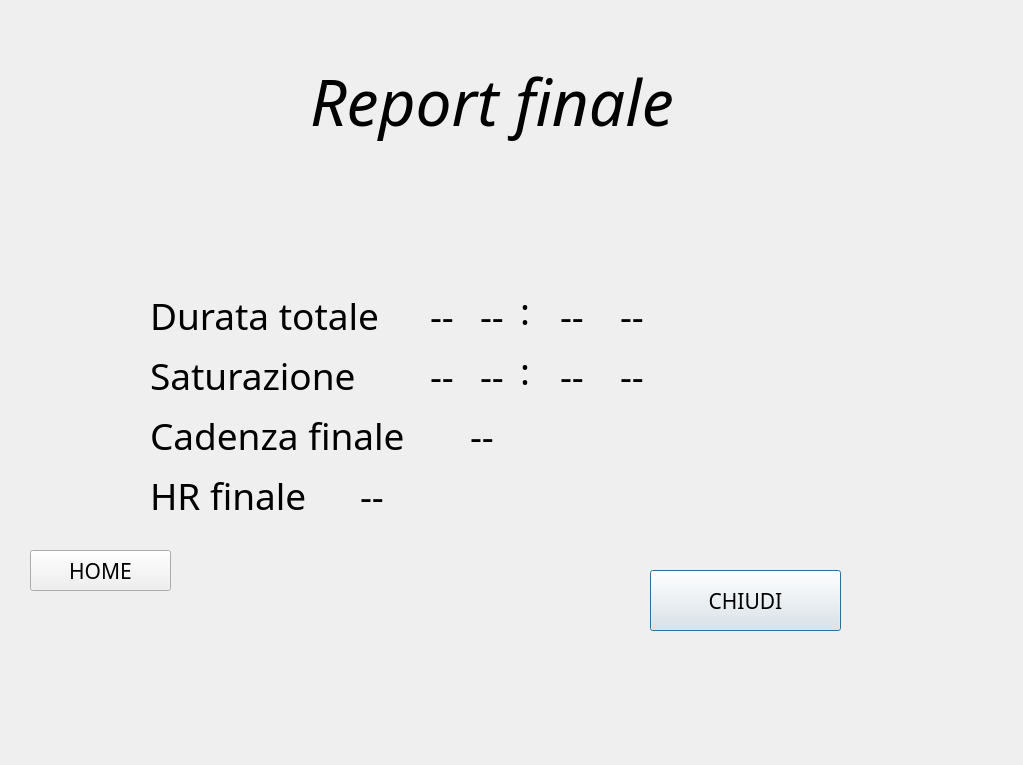
<?xml version="1.0" encoding="UTF-8"?>
<ui version="4.0">
 <class>Report</class>
 <widget class="QDialog" name="Report">
  <property name="geometry">
   <rect>
    <x>0</x>
    <y>0</y>
    <width>1023</width>
    <height>765</height>
   </rect>
  </property>
  <property name="windowTitle">
   <string>Dialog</string>
  </property>
  <widget class="QLabel" name="durationmin_d">
   <property name="geometry">
    <rect>
     <x>430</x>
     <y>280</y>
     <width>81</width>
     <height>71</height>
    </rect>
   </property>
   <property name="font">
    <font>
     <family>Droid Sans Fallback</family>
     <pointsize>28</pointsize>
    </font>
   </property>
   <property name="text">
    <string>--</string>
   </property>
  </widget>
  <widget class="QLabel" name="durationmin_u">
   <property name="geometry">
    <rect>
     <x>480</x>
     <y>280</y>
     <width>81</width>
     <height>71</height>
    </rect>
   </property>
   <property name="font">
    <font>
     <family>Droid Sans Fallback</family>
     <pointsize>28</pointsize>
    </font>
   </property>
   <property name="text">
    <string>--</string>
   </property>
  </widget>
  <widget class="QLabel" name="durationsec_d">
   <property name="geometry">
    <rect>
     <x>560</x>
     <y>280</y>
     <width>81</width>
     <height>71</height>
    </rect>
   </property>
   <property name="font">
    <font>
     <family>Droid Sans Fallback</family>
     <pointsize>28</pointsize>
    </font>
   </property>
   <property name="text">
    <string>--</string>
   </property>
  </widget>
  <widget class="QLabel" name="durationsec_u">
   <property name="geometry">
    <rect>
     <x>620</x>
     <y>280</y>
     <width>81</width>
     <height>71</height>
    </rect>
   </property>
   <property name="font">
    <font>
     <family>Droid Sans Fallback</family>
     <pointsize>28</pointsize>
    </font>
   </property>
   <property name="text">
    <string>--</string>
   </property>
  </widget>
  <widget class="QLabel" name="label_5_separatoredurata">
   <property name="geometry">
    <rect>
     <x>520</x>
     <y>280</y>
     <width>31</width>
     <height>61</height>
    </rect>
   </property>
   <property name="font">
    <font>
     <family>Droid Sans Fallback</family>
     <pointsize>28</pointsize>
    </font>
   </property>
   <property name="text">
    <string>:</string>
   </property>
  </widget>
  <widget class="QLabel" name="cadencefinal">
   <property name="geometry">
    <rect>
     <x>470</x>
     <y>400</y>
     <width>81</width>
     <height>71</height>
    </rect>
   </property>
   <property name="font">
    <font>
     <family>Droid Sans Fallback</family>
     <pointsize>28</pointsize>
    </font>
   </property>
   <property name="text">
    <string>--</string>
   </property>
  </widget>
  <widget class="QLabel" name="label_durata">
   <property name="geometry">
    <rect>
     <x>150</x>
     <y>280</y>
     <width>251</width>
     <height>71</height>
    </rect>
   </property>
   <property name="font">
    <font>
     <family>Droid Sans Fallback</family>
     <pointsize>28</pointsize>
    </font>
   </property>
   <property name="text">
    <string>Durata totale</string>
   </property>
  </widget>
  <widget class="QLabel" name="label_cadenza">
   <property name="geometry">
    <rect>
     <x>150</x>
     <y>400</y>
     <width>281</width>
     <height>71</height>
    </rect>
   </property>
   <property name="font">
    <font>
     <family>Droid Sans Fallback</family>
     <pointsize>28</pointsize>
    </font>
   </property>
   <property name="text">
    <string>Cadenza finale</string>
   </property>
  </widget>
  <widget class="QLabel" name="label_titolo">
   <property name="geometry">
    <rect>
     <x>310</x>
     <y>50</y>
     <width>511</width>
     <height>101</height>
    </rect>
   </property>
   <property name="font">
    <font>
     <family>Droid Sans Fallback</family>
     <pointsize>48</pointsize>
     <weight>50</weight>
     <italic>true</italic>
     <bold>false</bold>
    </font>
   </property>
   <property name="text">
    <string>Report finale</string>
   </property>
  </widget>
  <widget class="QLabel" name="label_HR">
   <property name="geometry">
    <rect>
     <x>150</x>
     <y>460</y>
     <width>281</width>
     <height>71</height>
    </rect>
   </property>
   <property name="font">
    <font>
     <family>Droid Sans Fallback</family>
     <pointsize>28</pointsize>
    </font>
   </property>
   <property name="text">
    <string>HR finale</string>
   </property>
  </widget>
  <widget class="QLabel" name="HRfinal">
   <property name="geometry">
    <rect>
     <x>360</x>
     <y>460</y>
     <width>81</width>
     <height>71</height>
    </rect>
   </property>
   <property name="font">
    <font>
     <family>Droid Sans Fallback</family>
     <pointsize>28</pointsize>
    </font>
   </property>
   <property name="text">
    <string>--</string>
   </property>
  </widget>
  <widget class="QPushButton" name="pushButton">
   <property name="geometry">
    <rect>
     <x>650</x>
     <y>570</y>
     <width>191</width>
     <height>61</height>
    </rect>
   </property>
   <property name="font">
    <font>
     <family>Droid Sans Fallback</family>
     <pointsize>16</pointsize>
    </font>
   </property>
   <property name="text">
    <string>CHIUDI</string>
   </property>
  </widget>
  <widget class="QPushButton" name="pushButton_2">
   <property name="geometry">
    <rect>
     <x>30</x>
     <y>550</y>
     <width>141</width>
     <height>41</height>
    </rect>
   </property>
   <property name="font">
    <font>
     <family>Droid Sans Fallback</family>
     <pointsize>16</pointsize>
    </font>
   </property>
   <property name="text">
    <string>HOME</string>
   </property>
  </widget>
  <widget class="QLabel" name="durationsec_d_sat">
   <property name="geometry">
    <rect>
     <x>560</x>
     <y>340</y>
     <width>81</width>
     <height>71</height>
    </rect>
   </property>
   <property name="font">
    <font>
     <family>Droid Sans Fallback</family>
     <pointsize>28</pointsize>
    </font>
   </property>
   <property name="text">
    <string>--</string>
   </property>
  </widget>
  <widget class="QLabel" name="durationmin_d_sat">
   <property name="geometry">
    <rect>
     <x>430</x>
     <y>340</y>
     <width>81</width>
     <height>71</height>
    </rect>
   </property>
   <property name="font">
    <font>
     <family>Droid Sans Fallback</family>
     <pointsize>28</pointsize>
    </font>
   </property>
   <property name="text">
    <string>--</string>
   </property>
  </widget>
  <widget class="QLabel" name="durationmin_u_sat">
   <property name="geometry">
    <rect>
     <x>480</x>
     <y>340</y>
     <width>81</width>
     <height>71</height>
    </rect>
   </property>
   <property name="font">
    <font>
     <family>Droid Sans Fallback</family>
     <pointsize>28</pointsize>
    </font>
   </property>
   <property name="text">
    <string>--</string>
   </property>
  </widget>
  <widget class="QLabel" name="label_5_separatoredurata_sat">
   <property name="geometry">
    <rect>
     <x>520</x>
     <y>340</y>
     <width>31</width>
     <height>61</height>
    </rect>
   </property>
   <property name="font">
    <font>
     <family>Droid Sans Fallback</family>
     <pointsize>28</pointsize>
    </font>
   </property>
   <property name="text">
    <string>:</string>
   </property>
  </widget>
  <widget class="QLabel" name="label_saturazione">
   <property name="geometry">
    <rect>
     <x>150</x>
     <y>340</y>
     <width>251</width>
     <height>71</height>
    </rect>
   </property>
   <property name="font">
    <font>
     <family>Droid Sans Fallback</family>
     <pointsize>28</pointsize>
    </font>
   </property>
   <property name="text">
    <string>Saturazione</string>
   </property>
  </widget>
  <widget class="QLabel" name="durationsec_u_sat">
   <property name="geometry">
    <rect>
     <x>620</x>
     <y>340</y>
     <width>81</width>
     <height>71</height>
    </rect>
   </property>
   <property name="font">
    <font>
     <family>Droid Sans Fallback</family>
     <pointsize>28</pointsize>
    </font>
   </property>
   <property name="text">
    <string>--</string>
   </property>
  </widget>
 </widget>
 <resources/>
 <connections/>
</ui>
